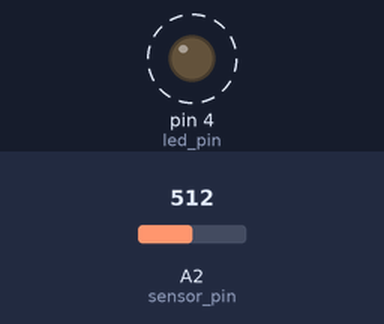
The sketch below on a simulated Arduino Uno, built with avr-gcc and run on an emulated ATmega328P. Parts: output pins drawn as LEDs (lit = HIGH). Dashed ring = blinking. The test bench sets the inputs (shaded band); at power-on: A2 (sensor_pin) = 512. What the sketch prints to the serial monitor is not drawn.

Above: at 1.2 s.
1.3 s: A2 (sensor_pin) set to 109
4.3 s: A2 (sensor_pin) set to 92
At 4.39 s:
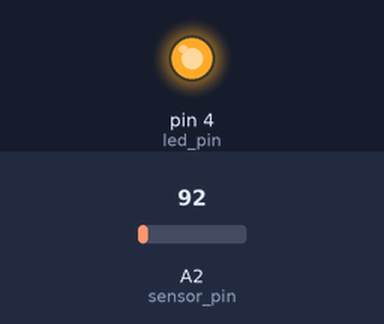
At 4.79 s:
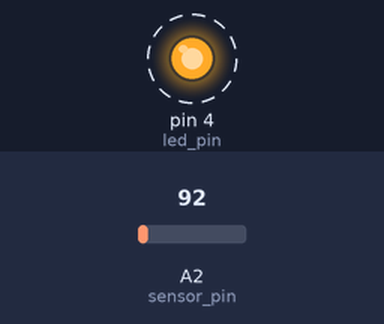
Timing chart, 0 to 13.3 s (numbered marks = the images above; inputs shaded):
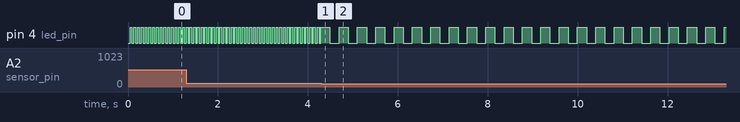

Measured:
- the behaviour switches between 100 and 99 on A2 (sensor_pin) (found by bisection; images 0 and 1)
- after the input at 4.3 s, pin 4 (led_pin): alternates HIGH for 0.20 s and LOW for 0.20 s, starting after 0.19 s
- by itself, pin 4 (led_pin): alternates HIGH for 0.04 s and LOW for 0.04 s

The sketch:

double_task.ino
```cpp
#define led_pin 4
#define sensor_pin A2

unsigned long previousMillis = 0;
int interval = 100;
int ledState = LOW;

void setup() {
  Serial.begin(9600);
  pinMode(led_pin, OUTPUT);
}
void loop() {
  unsigned long currentMillis = millis();
  int val = analogRead(sensor_pin);
  Serial.println(val);
  if (val>100){
      interval=40;
   }
  if (val<100){
    interval=200;
   }
  if(currentMillis - previousMillis > interval) {
    previousMillis = currentMillis;
    if (ledState == LOW)
      ledState = HIGH;
    else
      ledState = LOW;
    digitalWrite(led_pin, ledState);
  }
}
```
